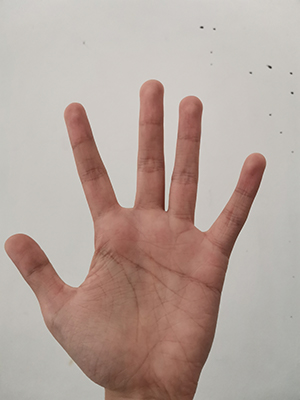
#> input picture hls/1pic.jpg, 300 x 400 px, given in place of the camera
$ jupyter execute --allow-errors Hand.ipynb   (older library calls are emulated)
#> lines starting #> are read from the running program, lines starting #| are printed output that depends on the picture; after the words box and inside, x2 and y2 are one past the last pixel; in counts of white or black regions, pixels touching at a corner belong together
#> further down, frame is the input picture: shape (400, 300, 3); mean B, G, R 156.5, 164.3, 181.4
#> `roi = img[120:360, 160:480]`:
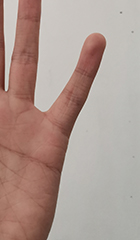
#> roi: shape (240, 140, 3); mean B, G, R 145.5, 153.5, 174.2
[cell 1]
import cv2
import numpy as np
from matplotlib import pyplot as plt
from pynq.overlays.base import BaseOverlay
from pynq.lib.video import *

#> (a cell that did not finish here is left out)

[cell 3]
def SkinDetect(frame):
    ycrcb = cv2.cvtColor(frame, cv2.COLOR_BGR2YCrCb) # 分解为YUV图像,得到CR分量
#> ycrcb: shape (240, 140, 3); mean of channels 0, 1, 2 158.8, 139.1, 120.5
    (_, cr, cb) = cv2.split(ycrcb)
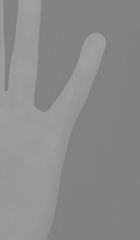
#> cr: shape (240, 140); min 125, max 161, mean 139.1
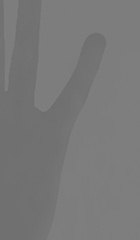
#> cb: shape (240, 140); min 108, max 128, mean 120.5
    _, cr = cv2.threshold(cr, 0, 255, cv2.THRESH_BINARY+cv2.THRESH_OTSU)
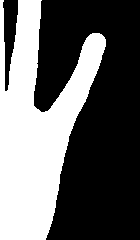
#> cr: shape (240, 140); 39.5% white; 1 white region, box (x1, y1, x2, y2) and area: (0, 0, 106, 240) 13264
    res = cv2.bitwise_and(frame,frame,mask = cr)
    res = cv2.dilate(res, None, iterations=2)
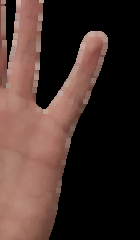
#> res: shape (240, 140, 3); mean B, G, R 44, 49.6, 69.9
    return res

[cell 4]
#计算轮廓面积与外接矩形比值，判断是否为手
def CalRatio(cnts):
    area1 = cv2.contourArea(cnts)
    x, y, w, h = cv2.boundingRect(cnts)
    area2 = w * h
    ratio = area1 / area2
    return x,y,w,h,ratio

[cell 5]
#手势提取
def HandExtract(frame):
    stan = 1.0  # 比值阈值
    HandFlag = False

    frame1 = SkinDetect(frame)  # 肤色分割
    rows, cols, channels = frame.shape
#> rows = 240; cols = 140; channels = 3
    res = np.zeros((((rows, cols, channels))), dtype=np.uint8)  # 最终提取的手势

    # 对轮廓操作，获得手势
    frame_gray = cv2.cvtColor(frame1, cv2.COLOR_BGR2GRAY)
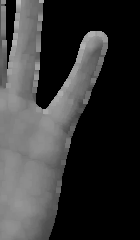
#> frame_gray: shape (240, 140); min 0, max 184, mean 55
    _, thres = cv2.threshold(frame_gray, 20, 255, cv2.THRESH_BINARY)
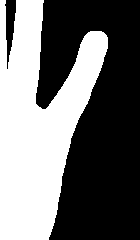
#> thres: shape (240, 140); 43.8% white; 1 white region, box (x1, y1, x2, y2) and area: (0, 0, 108, 240) 14722
    thres = cv2.dilate(thres, None, iterations=1)
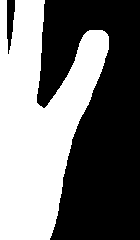
#> thres: shape (240, 140); 45.8% white; 1 white region
    img,cnts, _ = cv2.findContours(thres.copy(), cv2.RETR_EXTERNAL, cv2.CHAIN_APPROX_SIMPLE)
#> cnts = 1 contour; box (x1, y1, x2, y2) and area: (0, 0, 109, 240) 14976
    c = 0
    ratio = 0
    if (len(cnts) > 0):
        cnts1 = sorted(cnts, key=cv2.contourArea, reverse=True)  # 降序排列
#> cnts1 has the same summary as cnts
        _, _, _, _, ratio1 = CalRatio(cnts1[0])
#> in CalRatio, `area1 = cv2.contourArea(cnts)`: area1 = 14975.5
#> in CalRatio, `x, y, w, h = cv2.boundingRect(cnts)`: x = 0; w = 109; h = 240
#> in CalRatio, `area2 = w * h`: area2 = 26160
#> in CalRatio, `ratio = area1 / area2`: ratio = 0.572
#> ratio1 = 0.572
        ratio = ratio1
#> ratio = 0.572
        if (len(cnts) > 1):  # 同时出现手和脸的情况
            _, _, _, _, ratio2 = CalRatio(cnts1[1])
            if ratio1 < ratio2:
                c = cnts1[0]
            else:
                c = cnts1[1]
                ratio = ratio2
        else:
            c = cnts1[0]
#> c = contour of 219 points, box (x1, y1, x2, y2) (0, 0, 109, 240), area 14976
        # 最终通过肤色面积以及比值判断是否为手势
        if (cv2.contourArea(c) > 300 and ratio < stan):
            HandFlag = True
            x, y, w, h, ratio = CalRatio(c)
#> x = 0; y = 0; w = 109; h = 240
            res[y:y + h, x:x + w] = frame[y:y + h, x:x + w]
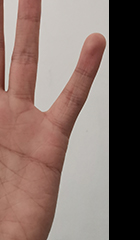
#> res: shape (240, 140, 3); mean B, G, R 105.9, 112.8, 133.4
            res = cv2.bitwise_and(res, res, mask=thres)
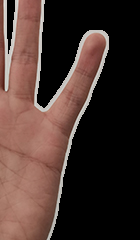
#> res: shape (240, 140, 3); mean B, G, R 47.2, 52.7, 72.3
#> `gesture, HandFlag, hand_img = HandExtract(roi)`: gesture has the same summary as c in HandExtract; HandFlag = True
#> `hull = cv2.convexHull(gesture, returnPoints=True)`: hull = contour of 10 points, box (x1, y1, x2, y2) (0, 0, 109, 240), area 19246
    return c, HandFlag, res

[cell 6]
def calSiftFeature(frame):
    img = cv2.cvtColor(frame,cv2.COLOR_BGR2GRAY)
    _, thres = cv2.threshold(img,50,255,cv2.THRESH_BINARY)
    cnts, _ = cv2.findContours(thres.copy(), cv2.RETR_EXTERNAL, cv2.CHAIN_APPROX_SIMPLE)
    c = max(cnts,key=cv2.contourArea)
    hull = cv2.convexHull(c, returnPoints=False)
    des = cv2.convexityDefects(c,hull)
    #print(des.shape)
    return des

[cell 7]
def calFeatVec(features, centers):
    featVec = np.zeros((1, 100))
    for i in range(0, features.shape[0]):
        fi = features[i]
        diffMat = np.tile(fi, (100, 1)) - centers
        sqSum = (diffMat ** 2).sum(axis=1)
        dist = sqSum ** 0.5
        sortedIndices = dist.argsort()
        idx = sortedIndices[0]  # index of the nearest center
        featVec[0][idx] += 1
    return featVec

[cell 8]
def testImg(img):
    _, centers = np.load("./vocabulary.npy", allow_pickle=True)
    #svm = cv2.ml.SVM_load("./svm.xml")
    svm = cv2.ml.SVM_create()
    svm.load("./svm.xml")
    features = calSiftFeature(img)
    featVec = calFeatVec(features, centers)
    case = np.float32(featVec)
    dict_svm = svm.predict(case)
    dict_svm = int(dict_svm[1])
    return dict_svm

[cell 9]
cap = cv2.VideoCapture(0)
cap.set(cv2.CAP_PROP_FRAME_WIDTH, 640)
cap.set(cv2.CAP_PROP_FRAME_HEIGHT, 480)

text = "The Result is: No Gesture"
result = 0
res = []
frame_count = 0

print(cap.isOpened())

#> (the rest of this cell did not finish here and is left out)

$ run again, on hls/2pic.jpg
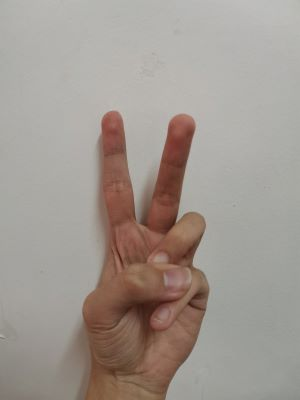
#> input picture hls/2pic.jpg, 300 x 400 px, given in place of the camera
#> frame is the input picture: shape (400, 300, 3); mean B, G, R 144.4, 151.6, 160.5
#> ycrcb: shape (240, 140, 3); mean of channels 0, 1, 2 148.3, 133.2, 122.8
#> cnts = 1 contour; box (x1, y1, x2, y2) and area: (0, 0, 51, 240) 9010
#> cnts1 has the same summary as cnts
#> area1 = 9010
#> in CalRatio, `x, y, w, h = cv2.boundingRect(cnts)`: x = 0; w = 51; h = 240
#> area2 = 12240
#> in CalRatio, `ratio = area1 / area2`: ratio = 0.736
#> c = contour of 126 points, box (x1, y1, x2, y2) (0, 0, 51, 240), area 9010
#> in HandExtract, `x, y, w, h, ratio = CalRatio(c)`: x = 0; w = 51; h = 240
#> in HandExtract, `res = cv2.bitwise_and(res, res, mask=thres)`:
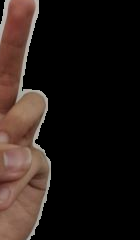
#> res: shape (240, 140, 3); mean B, G, R 22.9, 26.8, 36.7
#> gesture has the same summary as c in HandExtract; HandFlag = True
#> hull = contour of 13 points, box (x1, y1, x2, y2) (0, 0, 51, 240), area 10604
